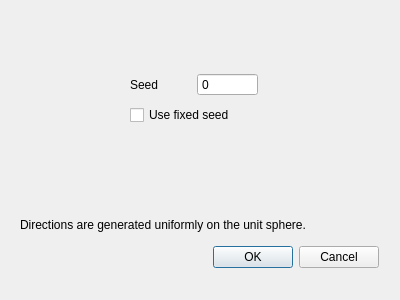
<?xml version="1.0" encoding="UTF-8"?>
<ui version="4.0">
 <class>RandomDirectionDialog</class>
 <widget class="QDialog" name="RandomDirectionDialog">
  <property name="geometry">
   <rect>
    <x>0</x>
    <y>0</y>
    <width>400</width>
    <height>300</height>
   </rect>
  </property>
  <property name="windowTitle">
   <string>Dialog</string>
  </property>
  <widget class="QWidget" name="">
   <property name="geometry">
    <rect>
     <x>20</x>
     <y>210</y>
     <width>359</width>
     <height>58</height>
    </rect>
   </property>
   <layout class="QGridLayout" name="gridLayout">
    <item row="0" column="0">
     <widget class="QLabel" name="distributionLabel">
      <property name="text">
       <string>Directions are generated uniformly on the unit sphere.</string>
      </property>
     </widget>
    </item>
    <item row="1" column="0">
     <widget class="QDialogButtonBox" name="buttonBox">
      <property name="orientation">
       <enum>Qt::Orientation::Horizontal</enum>
      </property>
      <property name="standardButtons">
       <set>QDialogButtonBox::StandardButton::Cancel|QDialogButtonBox::StandardButton::Ok</set>
      </property>
     </widget>
    </item>
   </layout>
  </widget>
  <widget class="QWidget" name="">
   <property name="geometry">
    <rect>
     <x>130</x>
     <y>70</y>
     <width>128</width>
     <height>59</height>
    </rect>
   </property>
   <layout class="QGridLayout" name="gridLayout_2">
    <item row="0" column="0">
     <widget class="QLabel" name="seedLabel">
      <property name="text">
       <string>Seed</string>
      </property>
     </widget>
    </item>
    <item row="0" column="1">
     <widget class="QSpinBox" name="seedSpinBox">
      <property name="buttonSymbols">
       <enum>QAbstractSpinBox::ButtonSymbols::NoButtons</enum>
      </property>
      <property name="maximum">
       <number>2147483647</number>
      </property>
     </widget>
    </item>
    <item row="1" column="0" colspan="2">
     <widget class="QCheckBox" name="fixedSeedCheckBox">
      <property name="text">
       <string>Use fixed seed</string>
      </property>
     </widget>
    </item>
   </layout>
  </widget>
 </widget>
 <resources/>
 <connections>
  <connection>
   <sender>buttonBox</sender>
   <signal>accepted()</signal>
   <receiver>RandomDirectionDialog</receiver>
   <slot>accept()</slot>
   <hints>
    <hint type="sourcelabel">
     <x>248</x>
     <y>254</y>
    </hint>
    <hint type="destinationlabel">
     <x>157</x>
     <y>274</y>
    </hint>
   </hints>
  </connection>
  <connection>
   <sender>buttonBox</sender>
   <signal>rejected()</signal>
   <receiver>RandomDirectionDialog</receiver>
   <slot>reject()</slot>
   <hints>
    <hint type="sourcelabel">
     <x>316</x>
     <y>260</y>
    </hint>
    <hint type="destinationlabel">
     <x>286</x>
     <y>274</y>
    </hint>
   </hints>
  </connection>
 </connections>
</ui>
